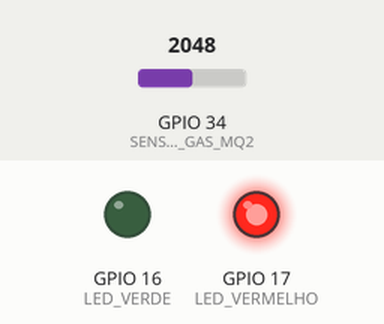
The sketch below on a simulated ESP32. Parts: output pins drawn as LEDs (lit = HIGH). Inputs (shaded band) come from the test bench; at power-on: GPIO 34 (SENSOR_GAS_MQ2) = 2048. WiFi joins after 1.5 s; servers stay silent unless stated; the local clock reads 2024-03-15 10:24:30 at power-on unless the sketch sets it; what the sketch prints to the serial monitor is not drawn.

Above: at 2.7 s.
2.8 s: GPIO 34 (SENSOR_GAS_MQ2) set to 1470
4.8 s: GPIO 34 (SENSOR_GAS_MQ2) set to 1371
At 6.0 s:
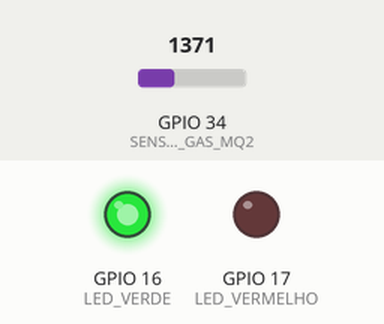
7.1 s: GPIO 34 (SENSOR_GAS_MQ2) set to 1440
At 8.8 s:
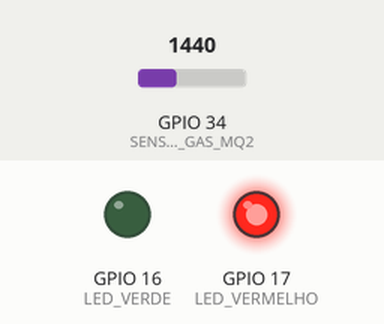
9.3 s: GPIO 34 (SENSOR_GAS_MQ2) set to 1360
At 11.1 s:
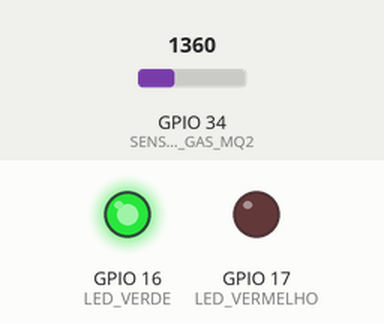
Timing chart, 0 to 12.5 s (numbered marks = the images above; inputs shaded):
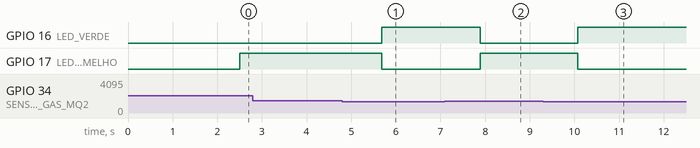

The sketch:

Sistema-Deteccao-Gases-Inflamaveis-ESP32.ino
```cpp
#include <WiFi.h>
#include <FirebaseESP32.h>
#include "time.h"

#define WIFI_SSID "SSID-WiFi"
#define WIFI_PASSWORD "Senha-WiFi"

#define FIREBASE_HOST "https://monitorco2-c08d0-default-rtdb.firebaseio.com"
#define FIREBASE_AUTH "DNUgNTwc0QUZ6Orwp5p9VgrsFAsnk7zVNjsOPPVK"

#define LED_VERDE 16
#define LED_VERMELHO 17
#define SENSOR_GAS_MQ2 34

#define CAMINHO_FIREBASE_RTDB "/sensores/gas_inflamavel/"
FirebaseData firebaseData;
FirebaseJson json;

int valorSensorGas = -1;
bool gasDetectado = false;
bool ultimoGasDetectado = false;
bool primeiraInteracao = true;

/* Configurações do servidor NTP */
const char* ntpServer = "south-america.pool.ntp.org";
const long  gmtOffset_sec = 3 * -(3600);
const int   daylightOffset_sec = 0;
char dataHora[64];

void conectaWiFi(){
  Serial.println();

  WiFi.begin(WIFI_SSID, WIFI_PASSWORD);

  Serial.print("Conectando-se ao Wi-Fi");

  while (WiFi.status() != WL_CONNECTED)
  {
    Serial.print(".");
    delay(300);
  }

  Serial.println();
  Serial.print("Conectado com o IP: ");
  Serial.println(WiFi.localIP());
  Serial.println();
}

void atualizaDataHora()
{
  struct tm timeinfo;
  if(!getLocalTime(&timeinfo)){
    Serial.println("Falha ao obter informações do tempo");
    return;
  }

  strftime(dataHora, 64,"%d-%m-%Y %H:%M:%S", &timeinfo);
}

void alteraStatusRTDB(){
  atualizaDataHora();
  String identificador = dataHora;
  String caminho = CAMINHO_FIREBASE_RTDB + identificador;
  json.set("detectado", gasDetectado);
  Firebase.set(firebaseData, caminho, json);

  if (gasDetectado) Serial.println("Gás inflamável detectado"); else Serial.println("Não há presença de gás inflamável");

  Serial.print("Registro Firebase RTDB: ");
  Serial.println(caminho);
}

void acendeLEDVermelho (){
  digitalWrite(LED_VERDE, LOW);
  digitalWrite(LED_VERMELHO, HIGH);
}

void acendeLEDVerde(){
  digitalWrite(LED_VERDE, HIGH);
  digitalWrite(LED_VERMELHO, LOW);
}

void detectaGasInflamavel(){
  valorSensorGas = analogRead(SENSOR_GAS_MQ2);

  if (valorSensorGas > 1400){
    gasDetectado = true;
    acendeLEDVermelho();
  } else {
    gasDetectado = false;
    acendeLEDVerde();
  }

  /* Verificação para reduzir o volume de dados enviado ao Firebase RTDB */
  if (primeiraInteracao || gasDetectado != ultimoGasDetectado){
    ultimoGasDetectado = gasDetectado;
    primeiraInteracao = false;
    alteraStatusRTDB();
  }
}

void setup()
{
  Serial.begin(9600);

  conectaWiFi();

  Firebase.begin(FIREBASE_HOST, FIREBASE_AUTH);
  Firebase.reconnectWiFi(true);

  pinMode(SENSOR_GAS_MQ2, INPUT);
  pinMode(LED_VERDE, OUTPUT);
  pinMode(LED_VERMELHO, OUTPUT);

  configTime(gmtOffset_sec, daylightOffset_sec, ntpServer);
}

void loop()
{
  delay (1000);
  detectaGasInflamavel();
}
```

Measured:
- the behaviour switches between 1401 and 1400 on GPIO 34 (SENSOR_GAS_MQ2) (found by bisection; images 0 and 1)
- after the input at 2.8 s, every drawn part: stays the same
- after the input at 4.8 s, GPIO 16 (LED_VERDE): LOW → HIGH after 0.89 s; GPIO 17 (LED_VERMELHO): HIGH → LOW after 0.89 s
- after the input at 7.1 s, GPIO 16 (LED_VERDE): HIGH → LOW after 0.79 s; GPIO 17 (LED_VERMELHO): LOW → HIGH after 0.79 s
- after the input at 9.3 s, GPIO 16 (LED_VERDE): LOW → HIGH after 0.77 s; GPIO 17 (LED_VERMELHO): HIGH → LOW after 0.77 s
